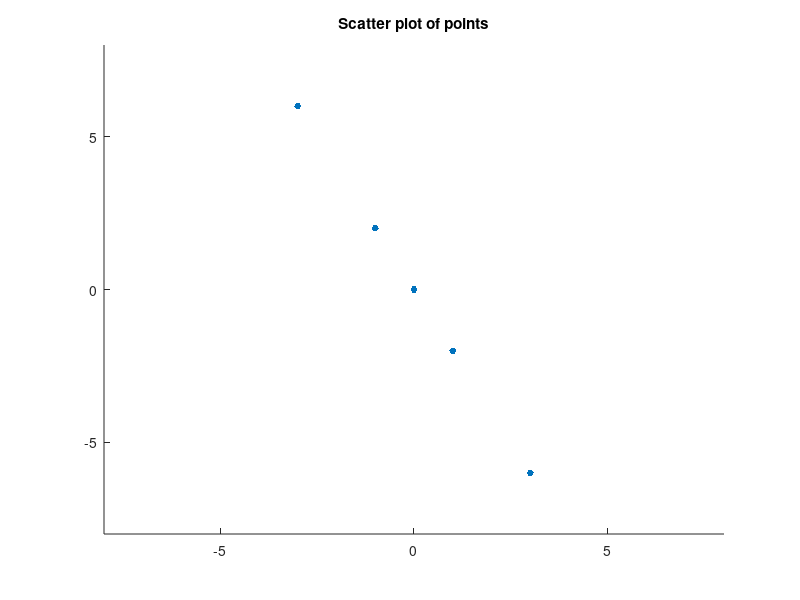

Write the MATLAB code that produced this figure. (Note: this script raises an error after producing the figure.)
%Part(1)
x1 = [0,0];
x2 = [-1,2];
x3 = [1,-2];
x4 = [3,-6];
x5 = [-3,6];
%Data for four points 
X_data = cat(1,x1,x2,x3,x4,x5);

%plot data 
figure;
hold on
plot(X_data(:,1),X_data(:,2),'.','MarkerSize',15,'LineWidth',3);
xlim([-8 8])
ylim([-8 8])
title 'Scatter plot of points';
hold off

%Part(2)
load('USPS.mat');
p = [10,50,100,200];
error = zeros(size(p,2),1);
count = 0 ;
for k = p  %for each value of number of principal component we need
    pc_components = mypca_implem(A,k); %call own implementation of pca using SVD
    %reconstruct from principal components
    reconstruct_A = A(:,:)*pc_components;
    reconstruct_A = reconstruct_A*pc_components';
    %reshape for image display
    A2 = reshape(reconstruct_A(1,:), 16, 16);
%save first data image 
    fname = strcat('first_', num2str(k) , '_component.jpeg');
    imwrite(A2',fname,'JPEG');
%save second data image    
    A2 = reshape(reconstruct_A(2,:), 16, 16);
    fname = strcat('second_', num2str(k) , '_component.jpeg');
    imwrite(A2',fname,'JPEG');
    count = count + 1 ;
%compute reconstruction error using Frobenius norm    
    error(count) = norm((A - reconstruct_A),'fro')^2;
end

plot(p,error)
xticks([10 50 100 200])
xlabel('Number of Principal Components');
ylabel('Reconstruction Error');

function [components] = mypca_implem(X,n_comp)
%center the data by subtracting mean
centered_data = X - mean(X);
%perform SVD on centerd data matrix 
[U,S,V] = svd(centered_data);
%columns of V are principal components
components = V(:,(1:n_comp));
end